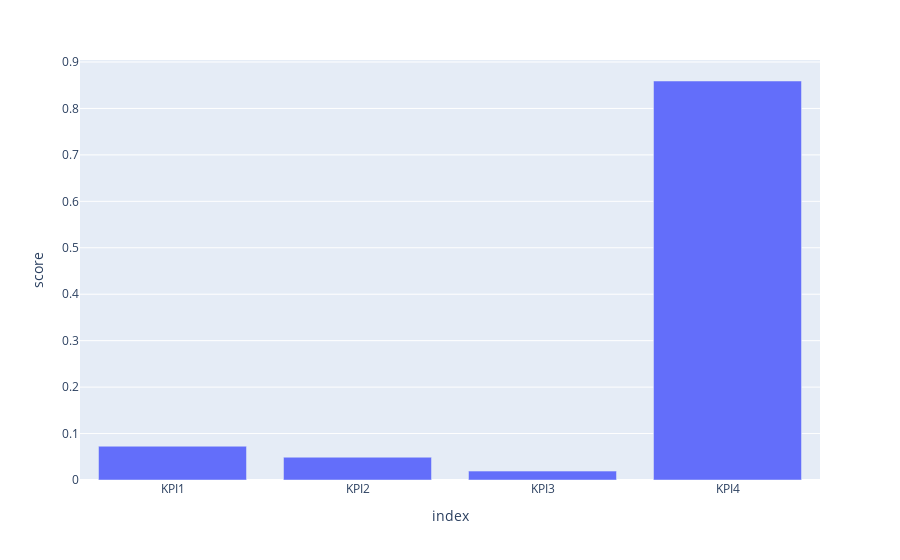

This figure's notebook cell:
### Code cell
feature_importance = model.featureImportances
scores = [score for i, score in enumerate(feature_importance)]
df = pd.DataFrame(scores, columns=["score"], index=feature_columns)
px.bar(df, y="score")

### Figure 1 — Plotly figure (JSON) as saved in the notebook; plotly's stock layout.template omitted (floating-point values rounded to 4 significant figures)
{"data": [{"hovertemplate": "index=%{x}<br>score=%{y}<extra></extra>", "legendgroup": "", "marker": {"color": "#636efa", "pattern": {"shape": ""}}, "name": "", "orientation": "v", "showlegend": false, "textposition": "auto", "type": "bar", "x": ["KPI1", "KPI2", "KPI3", "KPI4"], "xaxis": "x", "y": [0.07271, 0.04902, 0.01917, 0.8591], "yaxis": "y"}], "layout": {"barmode": "relative", "legend": {"tracegroupgap": 0}, "margin": {"t": 60}, "xaxis": {"anchor": "y", "domain": [0, 1], "title": {"text": "index"}}, "yaxis": {"anchor": "x", "domain": [0, 1], "title": {"text": "score"}}}}
